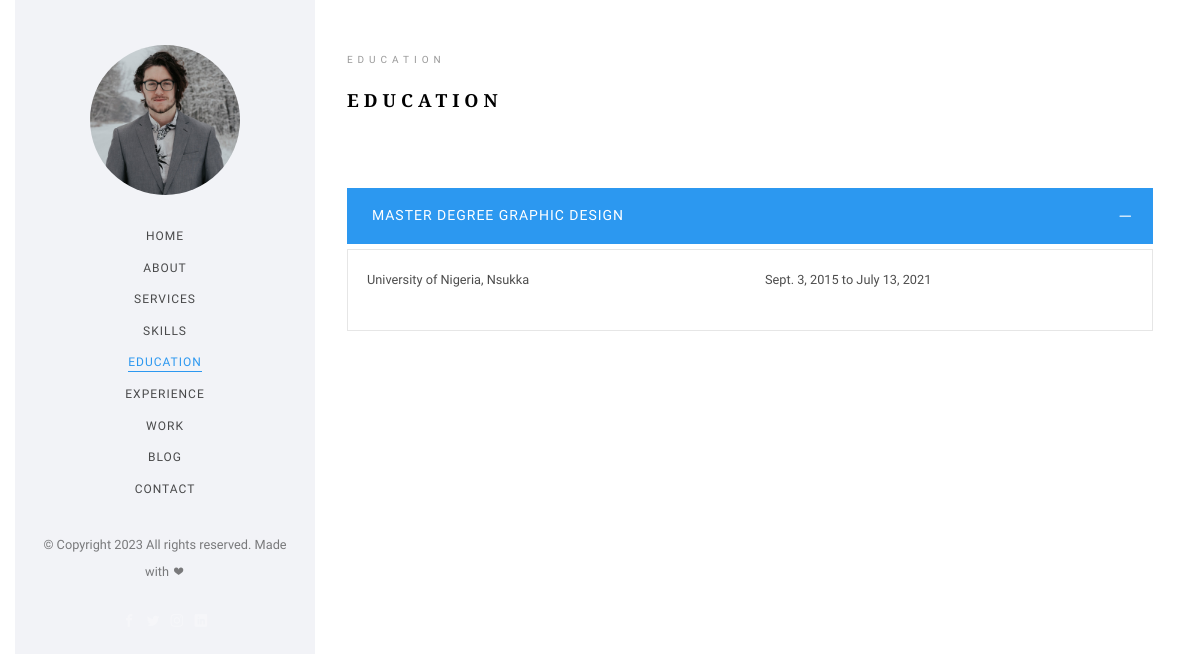
Page /education/ on the earlier database version.
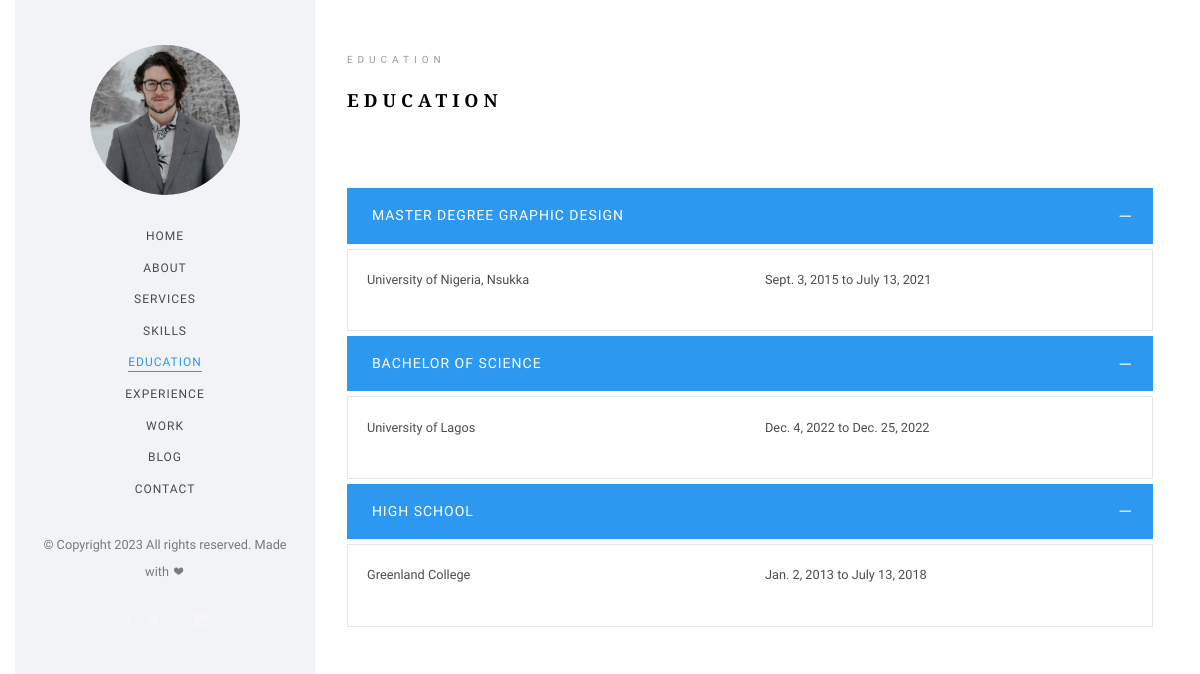
Same page on the later database version.
### education/models.py (models this page shows, shortened)
class Education(models.Model):
    type_of_degree = models.CharField(max_length=50)
    slug = models.SlugField(blank=True)
    name_of_institution = models.CharField(max_length=50)
    year_started = models.DateField()
    year_ended = models.DateField()

### education/views.py (the view)
# urls.py: path("education/", views.EducationPageView.as_view(), name='education'),
class EducationPageView(ListView):
    template_name = 'education.html'
    model = Education
    context_object_name = 'educations'

### work/context_processors.py (called while the page is built)
def project_tags(request):
    tags = Tag.objects.all()
    return {'project_tags': tags}

### templates/education.html (shortened to what this page needs)
{% extends 'base.html'%}
{% load static %}
{% block content %}
    <section class="colorlib-education" data-section="education">
        <div class="colorlib-narrow-content">
            <div class="row">
                <div class="col-md-6 col-md-offset-3 col-md-pull-3 animate-box" data-animate-effect="fadeInLeft">
                    <span class="heading-meta">Education</span>
                    <h2 class="colorlib-heading animate-box">Education</h2>
                </div>
            </div>
            <div class="row">
                <div class="col-md-12 animate-box" data-animate-effect="fadeInLeft">
                    <div class="fancy-collapse-panel">
                        <div class="panel-group" id="accordion" role="tablist" aria-multiselectable="true">
                            {% if educations %}
                            {% for education in educations %}
                                {% include 'partials/_education.html'%}
                            {% endfor %}
                            {% endif %}
                        </div>
                    </div>
                </div>
            </div>
        </div>
    </section>
    {% endblock content %}

### templates/base.html (shortened to what this page needs)
{% load static %}
<!DOCTYPE HTML>
<html>
	<head>
	<link rel="stylesheet" href="{% static './css/animate.css' %}">
	<link rel="stylesheet" href="{% static './css/icomoon.css' %}">
	<link rel="stylesheet" href="{% static './css/bootstrap.css' %}">
	<link rel="stylesheet" href="{% static './css/flexslider.css' %}">
	<link rel="stylesheet" href="{% static './fonts/flaticon/font/flaticon.css' %}">
	<link rel="stylesheet" href="{% static './css/owl.carousel.min.css' %}">
	<link rel="stylesheet" href="{% static './css/owl.theme.default.min.css' %}">
	<link rel="stylesheet" href="{% static './css/style.css' %}">
	</head>
	<body>
	<div id="colorlib-page">
		<div class="container-wrap">
		<aside id="colorlib-aside" role="complementary" class="border js-fullheight">
			<div class="text-center">
				<a href="{% url 'home' %}"><div class="author-img" style="background-image: url(../static/images/about.jpg);"></div></a>
			</div>
			<nav id="colorlib-main-menu" role="navigation" class="navbar">
					<ul>
						<li class="{%if request.path == '/home/' %} active {%endif%}"><a href="{% url 'home' %}" data-nav-section="home">Home</a></li>
						<li class="{%if request.path == '/about/' %} active {%endif%}">
							 <a href="{% url 'about' %}" data-nav-section="about">About</a>
						</li>
						<li class="{%if request.path == '/services/' %} active {%endif%}"><a href="{% url 'services' %}" data-nav-section="services">Services</a></li>
						<li class="{%if request.path == '/skills/' %} active {%endif%}"><a href="{% url 'skills' %}" data-nav-section="skills">Skills</a></li>
						<li class="{%if request.path == '/education/' %} active {%endif%}"><a href="{% url 'education' %}" data-nav-section="education">Education</a></li>
						<li class="{%if request.path == '/experiences/' %} active {%endif%}"><a href="{% url 'experience' %}" data-nav-section="experience">Experience</a></li>
						<li class="{%if request.path == '/works/' %} active {%endif%}"><a href="{% url 'work' %}" data-nav-section="work">Work</a></li>
						<li class="{%if request.path == '/blogs/' %} active {%endif%}"><a href="{% url 'blog' %}" data-nav-section="blog">Blog</a></li>
						<li class="{%if request.path == '/contact/' %} active {%endif%}"><a href="{% url 'contact' %}" data-nav-section="contact">Contact</a></li>
					</ul>
			</nav>
			<div class="colorlib-footer">
				<p><small>&copy;
Copyright <script>document.write(new Date().getFullYear());</script> All rights reserved. Made with <i class="icon-heart" aria-hidden="true"></i>
				<ul>
					<li><a href="#"><i class="icon-facebook2"></i></a></li>
					<li><a href="#"><i class="icon-twitter2"></i></a></li>
					<li><a href="#"><i class="icon-instagram"></i></a></li>
					<li><a href="#"><i class="icon-linkedin2"></i></a></li>
				</ul>
			</div>
		</aside>
	<div id="colorlib-main">
		{% block content %}
		{% endblock content %}
	</div>
	</div>
	</div>
	</body>
</html>

### templates/partials/_education.html
<div class="panel panel-default">
    <div class="panel-heading" role="tab" id="headingOne">
        <h4 class="panel-title">
            <a data-toggle="collapse" data-parent="#accordion" href="#{{education.slug}}" aria-expanded="true" aria-controls="collapseOne">{{ education.type_of_degree }}
            </a>
        </h4>
    </div>
    <div id="{{education.slug}}" class="panel-collapse collapse in" role="tabpanel" aria-labelledby="headingOne">
        <div class="panel-body">
            <div class="row">
                <div class="col-md-6">
                    <p>{{ education.name_of_institution }} </p>
                </div>
                <div class="col-md-6">
                    <p>{{ education.year_started }} to {{ education.year_ended }}</p>
                </div>
            </div>
        </div>
    </div>
</div>

### static/css/icomoon.css (style rules this page uses)
[class^="icon-"], [class*=" icon-"] { font-family: 'icomoon' !important; speak: none; font-style: normal; font-weight: normal; font-variant: normal; text-transform: none; line-height: 1; -webkit-font-smoothing: antialiased; -moz-osx-font-smoothing: grayscale; }
.icon-heart:before { content: "\e950"; }
.icon-facebook2:before { content: "\eac0"; }
.icon-instagram:before { content: "\eac2"; }
.icon-twitter2:before { content: "\eac6"; }
.icon-linkedin2:before { content: "\eaf9"; }

Differences in the rows shown:
added Education: type_of_degree "BACHELOR OF SCIENCE", name_of_institution "University of Lagos", year_started "Dec. 4, 2022", year_ended "Dec. 25, 2022"
added Education: type_of_degree "HIGH SCHOOL", name_of_institution "Greenland College", year_started "Jan. 2, 2013", year_ended "July 13, 2018"
